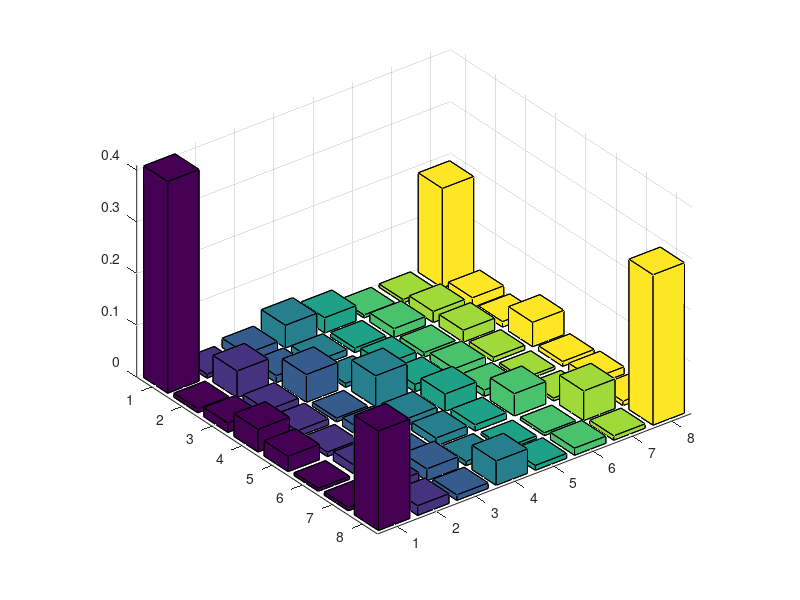

Here is the MATLAB script that generated this plot:
clear all
load 3Q_tomo.mat
QSTd = data;
% QSTd = ones(3,3,3,8)/8; % QSTd(q1,q2,q3,bs);   qi : 1 for X, 2 for Y, 3 for Z
QSTd_ext = zeros(4,4,4,8); % QSTd(q1,q2,q3,bs);   qi : 1 for X, 2 for Y, 3 for Z, 4 for I
QSTd_ext(1:3, 1:3, 1:3, :) = QSTd;
%%%% generate IXX IXY IXZ IYX IYY IYZ...XII III data
QSTd_ext(4, 1:3, 1:3, :) = QSTd(1, 1:3, 1:3, :); 
QSTd_ext(1:3, 4, 1:3, :) = QSTd(1:3, 1, 1:3, :);
QSTd_ext(1:3, 1:3, 4, :) = QSTd(1:3, 1:3, 1, :); 
QSTd_ext(4, 4, 1:3, :) = QSTd(1, 1, 1:3, :);
QSTd_ext(4, 1:3, 4, :) = QSTd(1, 1:3, 1, :); 
QSTd_ext(1:3, 4, 4, :) = QSTd(1:3, 1, 1, :); 
QSTd_ext(4, 4, 4, :) = QSTd(1, 1, 1, :); 

%%%%%%%%%%%%%%%%%%%%%%%%%%%%%%%%%%%%%%%%%%%%%%%%%%%%%%%%%%%%%%%%%%%%%%%%%%%%%%%%%%%
bit_stream = [0 0 0; 0 0 1; 0 1 0; 0 1 1; 1 0 0; 1 0 1; 1 1 0; 1 1 1];
XYZ_table(:,:,1) = [0 1; 1 0]; % X
XYZ_table(:,:,2) = [0 1i; -1i 0]; % Y
XYZ_table(:,:,3) = [-1 0; 0 1]; % Z
I = [1 0;0 1]; %Identity


lo = zeros(8,8); %density matrix
for q1 = 1:4 %1 for X, 2 for Y, 3 for Z, 4 for I
    for q2 = 1:4
        for q3 = 1:4
            
            
            for bs = 1:8
                %%%%%%%%%%%%% q1
                if(q1==4)% 4 for q1's I measurement
                    q1_M = I;
                    eig_q1_M = 1;
                else
                    q1_M = XYZ_table(:,:,q1);
                    eig_q1_M = (-1)^(1-bit_stream(bs, 1));
                end
                
                %%%%%%%%%%%%% q2
                if(q2==4)% 4 for q2's I measurement
                    q2_M = I;
                    eig_q2_M = 1;
                else
                    q2_M = XYZ_table(:,:,q2);
                    eig_q2_M = (-1)^(1-bit_stream(bs, 2));
                end
                
                %%%%%%%%%%%%% q3
                if(q3==4)% 4 for q3's I measurement
                    q3_M = I;
                    eig_q3_M = 1;
                else
                    q3_M = XYZ_table(:,:,q3);
                    eig_q3_M = (-1)^(1-bit_stream(bs, 3));
                end
                
                %%%%%%%%%%%%%%%%%%%%%%
                q1q2q3_M = kron(q1_M,kron(q2_M,q3_M));
                eig_q1q2q3_M = eig_q1_M*eig_q2_M*eig_q3_M;
                lo = lo+eig_q1q2q3_M*QSTd_ext(q1,q2,q3,bs)*q1q2q3_M;
            end% for bs = 1:8
            
            
        end%for q3 = 1:4
    end%for q2 = 1:4
end%for q1 = 1:4
lo = lo/(2^3);
bar3(abs(lo))